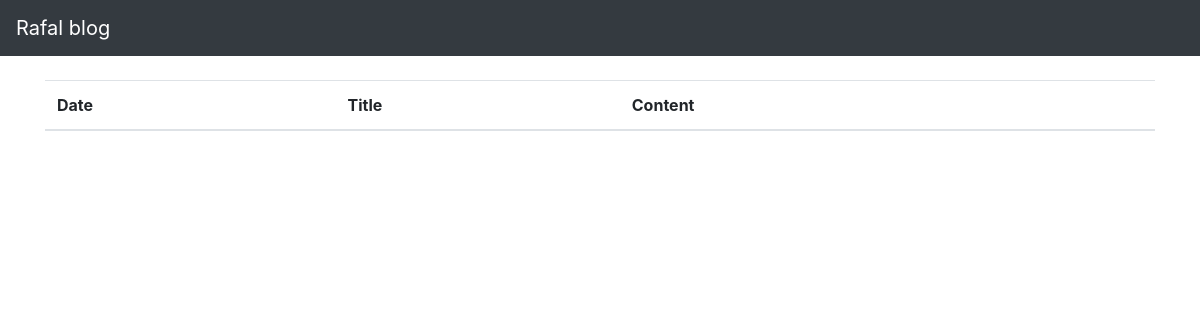
Page /drafts/ on the earlier database version.
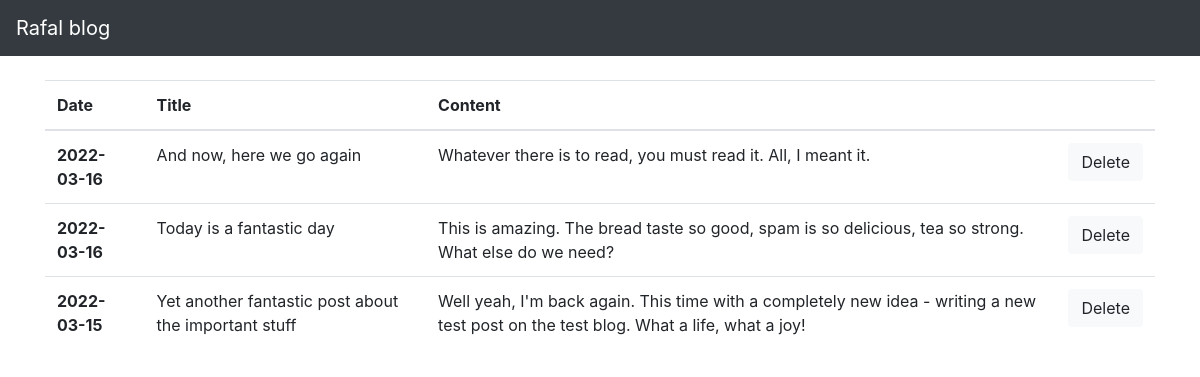
Same page on the later database version.
### blog/models.py (models this page shows)
class Entry(db.Model):
    id = db.Column(db.Integer, primary_key=True)
    title = db.Column(db.String(80), nullable=False)
    body = db.Column(db.Text, nullable=False)
    pub_date = db.Column(db.DateTime, nullable=False, default=datetime.utcnow)
    is_published = db.Column(db.Boolean, default=False)

### blog/routes.py (the view)
@app.route('/drafts/', methods=['GET', 'POST'])
def list_drafts():
    draft_posts = Entry.query.filter_by(is_published=False).order_by(Entry.pub_date.desc())
    return render_template("table.html", draft_posts=draft_posts)

### blog/templates/table.html
{% extends "base.html" %}
{% block content %}
<table class="table">
    <thead>
      <tr>
        <th scope="col">Date</th>
        <th scope="col">Title</th>
        <th scope="col">Content</th>
        <th scope="col"></th>
      </tr>
    </thead>
    <tbody>
        {% for post in draft_posts %}
      <tr>
        <th scope="row">{{ post.pub_date.strftime('%Y-%m-%d') }}</th>
        <td> {{ post.title }}</td>
        <td> {{ post.body | truncate(150, True) }}</td>
        <td scope="col">
                <form class="form-inline my-2 my-lg-0" action="{{ url_for('delete_entry', entry_id=post.id) }}" method="POST">
                    <button class="btn btn-light my-2 my-sm-0" type="submit">Delete</button>
                  </form>
        </td>
      </tr>
         {% endfor %}
    </tbody>
  </table>
{% endblock %}

Differences in the rows shown:
added Entry: pub_date "2022-03-16", title "And now, here we go again", body "Whatever there is to read, you must read it. All, I meant it."
added Entry: pub_date "2022-03-16", title "Today is a fantastic day", body "This is amazing. The bread taste so good, spam is so delicious, tea so strong. What else do we need?"
now on this page (row edited): Entry: pub_date "2022-03-15", title "Yet another fantastic post about the important stuff", body "Well yeah, I'm back again. This time with a completely new idea - writing a new test post on the test blog. What a life, what a joy!"
